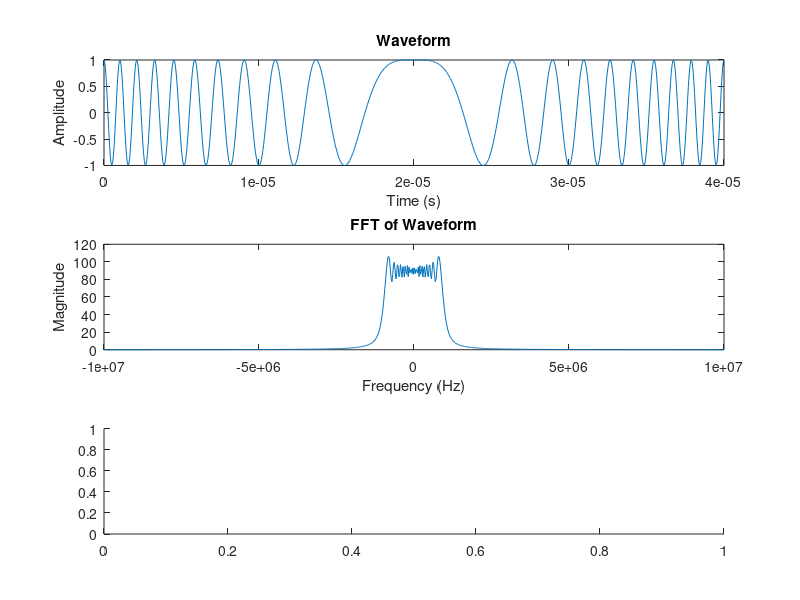

Write MATLAB code to recreate this figure. (Note: this script raises an error after producing the figure.)
B=2e6;

F_s = 10*B;
dur = 40e-6;
f_limit=B/2;
f_c = 0;
f_0 = f_limit;

t = 0:(1/F_s):dur;
m = (2*f_limit)/(dur);

waveform = zeros(size(t));

for idx = 1:length(t)
    waveform(idx) = exp( (1i * 2 * pi) * ( ((f_0 - f_c) * t(idx)) - (0.5 * m * t(idx)^2) ) );
end

% Plotting the waveform
figure;
subplot(3,1,1);
plot(t, real(waveform));
title('Waveform');
xlabel('Time (s)');
ylabel('Amplitude');

% Finding the FFT of the waveform
N = length(t);
frequencies = (-F_s/2):(F_s/N):(F_s/2 - F_s/N);
fft_waveform = fftshift(fft(waveform));

% Plotting the magnitude spectrum
subplot(3,1,2);
plot(frequencies, abs(fft_waveform));
title('FFT of Waveform');
xlabel('Frequency (Hz)');
ylabel('Magnitude');

% Finding the Power Spectral Density (PSD) using pspectrum
subplot(3,1,3);
pspectrum(waveform, F_s, 'spectrogram', 'FrequencyLimits', [-B, B],'Reassign',true);
title('Power Spectral Density (PSD) of Linear Frequency Modulated (LFM) Signal');

%writing file GNURadio
fileID = fopen('DownChirp.txt', 'w');
fprintf(fileID, 'complex(%.6f,%.6f), ', real(waveform), imag(waveform));
fclose(fileID);

%writing file CPP
fileID = fopen('DownChirpCPP.txt', 'w');
fprintf(fileID, 'gr_complex(%.6ff,%.6ff), ', real(waveform), imag(waveform));
fclose(fileID);